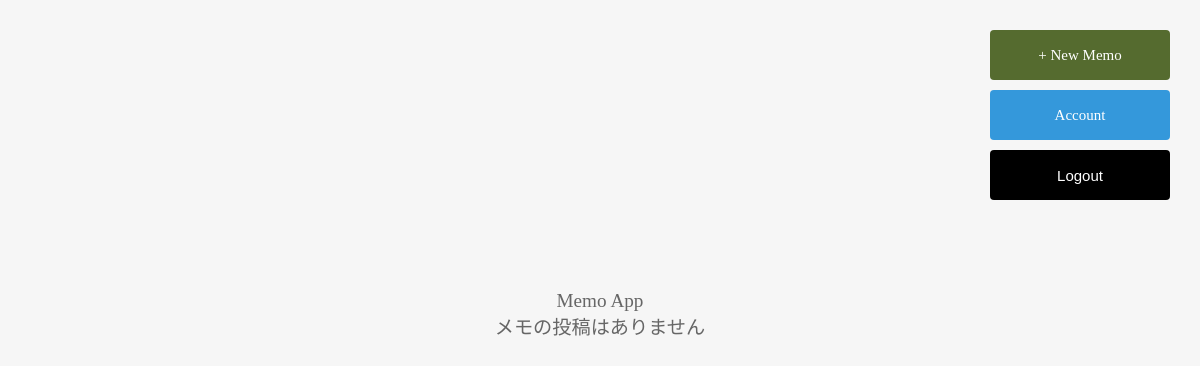
Page / (signed in) on the earlier database version.
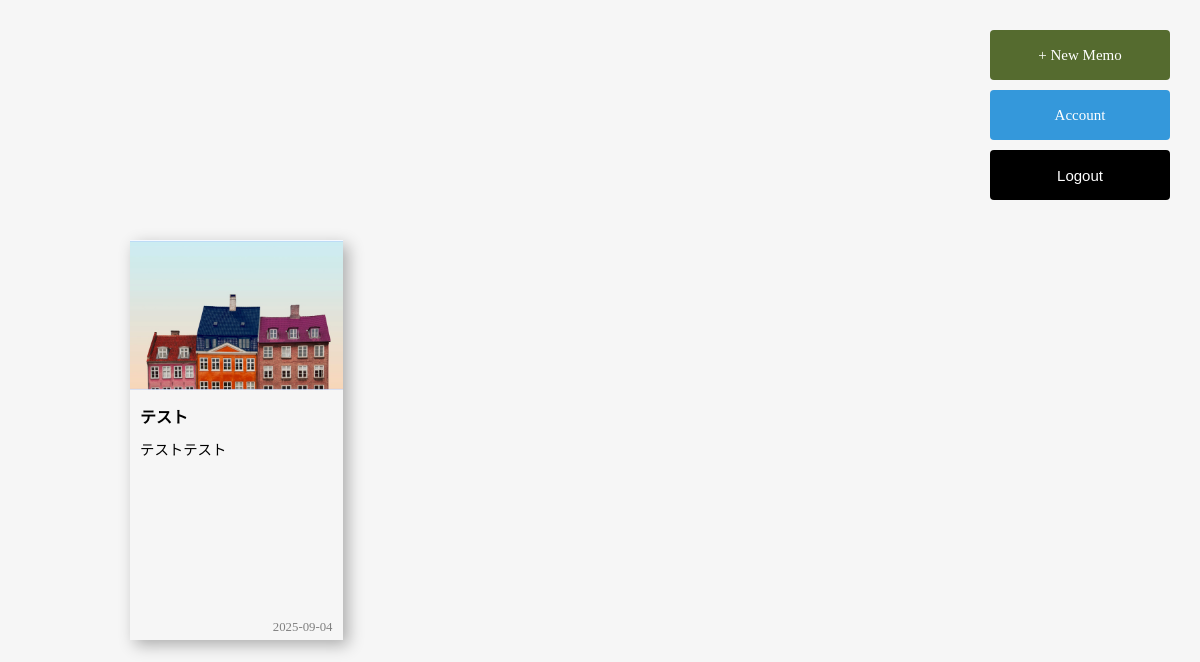
Same page on the later database version.
### app.py (models this page shows)
class Memo(db.Model):
    id = db.Column(db.Integer, primary_key=True)
    title = db.Column(db.String(30), nullable=False)
    content = db.Column(db.Text, nullable=False)
    image = db.Column(db.String(300))
    important = db.Column(db.Boolean, default=False)  # ★重要フラグを追加
    created_at = db.Column(db.DateTime, nullable=False, server_default=db.func.now())

### app.py (the view)
@app.route("/")
@login_required
def home():
    memos = Memo.query.all()
    return render_template("index.html", user=current_user, memos=memos)

### app.py (called while the page is built)
@login_manager.user_loader
def load_user(user_id):
    return User.query.get(int(user_id))

### templates/index.html (shortened to what this page needs)
{% extends "base.html" %}
{% block content %}
<div class="hero-wrapper">
  <div class="top-section">
    <div class="top-actions">
      <a href="{{ url_for('register') }}" class="btn btn-register">+ New Memo</a>
      {% if current_user.is_authenticated %}
        <a href="{{ url_for('profile') }}" class="btn btn-profile">Account</a>
        <form action="{{ url_for('logout') }}" method="POST" class="logout-form">
          <button type="submit" class="btn btn-logout">Logout</button>
        </form>
      {% endif %}
    </div>
  </div>
  <div class="bottom-section">
    {% if memos %}
      {% for memo in memos %}
        <div class="card {% if memo.important %}important{% endif %}" data-id="{{ memo.id }}">
          <a href="{{ url_for('edit', memo_id=memo.id) }}" style="text-decoration: none; color: inherit;">
            <img src="{{ memo.image or 'https://i.postimg.cc/cCbHHdpW/landscape-5544380-1280.jpg' }}" alt="memo image">
            <h3>{{ memo.title[:30] }}{% if memo.title|length > 30 %}...{% endif %}</h3>
            <p>{{ memo.content[:100] }}{% if memo.content|length > 100 %}...{% endif %}</p>
            <small>{{ memo.created_at.strftime('%Y-%m-%d') }}</small>
          </a>
        </div>
      {% endfor %}
    {% else %}
      <p class="no-memo">Memo App<br>メモの投稿はありません</p>
    {% endif %}
  </div>
</div>
{% endblock %}

### templates/base.html (shortened to what this page needs)
<!DOCTYPE html>
<html lang="en">
<head>
    <link rel="stylesheet" href="{{ url_for('static', filename='style.css') }}">
</head>
<body>
    <main>
        {% block content %}{% endblock %}
    </main>
</body>
</html>

### static/style.css (style rules this page uses)
body { background: #f6f6f6; }
.hero-wrapper { margin: 30px; padding: 0; height: 100vh; }
.top-section { height: 20vh; display: flex; align-items: flex-start; justify-content: flex-end; position: relative; }
.top-actions { display: flex; flex-direction: column; gap: 10px; align-items: flex-end; }
.btn { width: 180px; height: 50px; text-align: center; border-radius: 4px; cursor: pointer; display: flex; align-items: center; justify-content: center; font-size: 15px; font-weight: 500; line-height: 1; border: none; text-decoration: none; box-sizing: border-box; }
.btn-register { background: #556b2f; color: white; }
.btn-logout { background: #000; color: white; }
.btn-profile { background-color: #3498db; color: #fff; }
.bottom-section { padding: 50px 100px; display: grid; grid-template-columns: repeat(4, 1fr); gap: 30px; }
.card { display: flex; flex-direction: column; overflow: hidden; position: relative; padding-bottom: 25px; height: 400px; box-shadow: 5px 5px 15px rgba(0,0,0,0.3); }
.card img { width: 100%; height: 150px; object-fit: cover; }
.card h3 { margin: 10px; font-size: 1rem; }
.card p { margin: 0 10px 10px; font-size: 0.9rem; }
.card small { position: absolute; right: 10px; bottom: 5px; font-size: 0.8rem; color: gray; }
html, body { margin: 0; padding: 0; height: 100%; }
* { box-sizing: border-box; }

Differences in the rows shown:
added Memo: image (picture), title "テスト", content "テストテスト", created_at "2025-09-04"
Other differences:
text no longer shown: "Memo App メモの投稿はありません"
